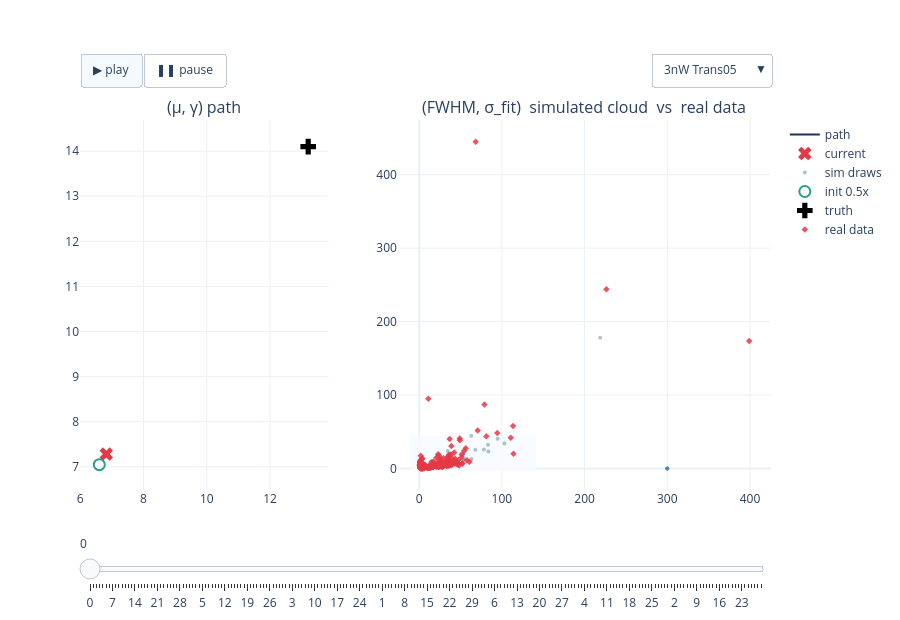

Notebook source saved alongside this figure:
### Code cell
# FIG 1b — 3nW interactive: path + cloud, experiment dropdown + play/slider   (22a verbatim)
fig_3nW = build_power_figure(RESULTS, '3nW')
if fig_3nW is not None:
    _h = os.path.join(REPO_ROOT, 'notebooks', '24_realdata_accuracy', '24h-fig1b-3nW-paths-clouds.html')
    fig_3nW.write_html(_h, include_plotlyjs='cdn', config=CONFIG_PLOT)
    print('wrote', _h, f'({os.path.getsize(_h)/1e6:.1f} MB)')
    fig_3nW.show(config=CONFIG_PLOT)
